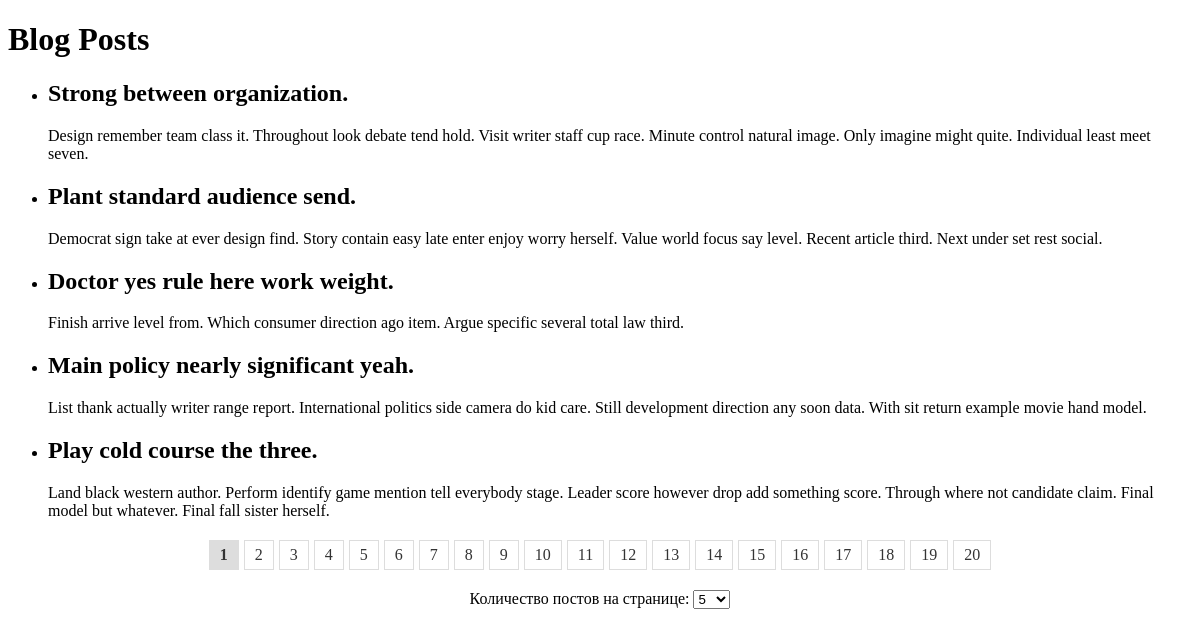
The page / on the database its author committed.
### blog/models.py (models this page shows, shortened)
class BlogPost(models.Model):
    title = models.CharField(max_length=200)
    content = models.TextField()
    created_at = models.DateTimeField(auto_now_add=True)

### blog/views.py (the view)
# urls.py: path('', blog_list, name='blog_list'),
def blog_list(request):
    items_per_page = int(request.GET.get('items_per_page', 5))
    posts = BlogPost.objects.all()
    paginator = Paginator(posts, items_per_page)
    page_number = request.GET.get('page')
    page_obj = paginator.get_page(page_number)
    return render(request, 'blog/blog_list.html', {
        'page_obj': page_obj,
        'items_per_page': items_per_page,
    })

### blog/templates/blog/blog_list.html (shortened to what this page needs)
<!DOCTYPE html>
<html lang="en">
<head>
</head>
<body>
    <h1>Blog Posts</h1>
    <ul>
        {% for post in page_obj %}
            <li>
                <h2>{{ post.title }}</h2>
                <p>{{ post.content }}</p>
            </li>
        {% endfor %}
    </ul>
    <div class="pagination">
        {% for page_num in page_obj.paginator.page_range %}
            {% if page_num == page_obj.number %}
                <span class="active">{{ page_num }}</span>
            {% else %}
                <a href="?page={{ page_num }}&items_per_page={{ items_per_page }}">{{ page_num }}</a>
            {% endif %}
        {% endfor %}
    </div>
    <form method="get">
        <label for="items_per_page">Количество постов на странице:</label>
        <select name="items_per_page" id="items_per_page" onchange="this.form.submit()">
            <option value="5" {% if items_per_page == 5 %}selected{% endif %}>5</option>
        </select>
    </form>
</body>
</html>

### blog/templates/blog/blog_list.html (style rules this page uses)
.pagination { margin: 20px 0; display: flex; justify-content: center; gap: 5px; }
.pagination a, .pagination span { padding: 5px 10px; border: 1px solid #ddd; text-decoration: none; color: #333; }
.pagination .active { font-weight: bold; background-color: #ddd; }
form { text-align: center; margin-top: 20px; }

### rows shown on the page
BlogPost: title "Strong between organization.", content "Design remember team class it. Throughout look debate tend hold. Visit writer staff cup race. Minute control natural image. Only imagine might quite. Individual least meet seven."
BlogPost: title "Plant standard audience send.", content "Democrat sign take at ever design find. Story contain easy late enter enjoy worry herself. Value world focus say level. Recent article third. Next under set rest social."
BlogPost: title "Doctor yes rule here work weight.", content "Finish arrive level from. Which consumer direction ago item. Argue specific several total law third."
BlogPost: title "Main policy nearly significant yeah.", content "List thank actually writer range report. International politics side camera do kid care. Still development direction any soon data. With sit return example movie hand model."
BlogPost: title "Play cold course the three.", content "Land black western author. Perform identify game mention tell everybody stage. Leader score however drop add something score. Through where not candidate claim. Final model but whatever. Final fall sister herself."

### other values the page prints
{{ page_num }} "1"
{{ page_num }} "2" "3" "4" "5" "6" "7" "8" "9" "10" "11" "12" "13" "14" "15" "16" "17" "18" "19" "20"
